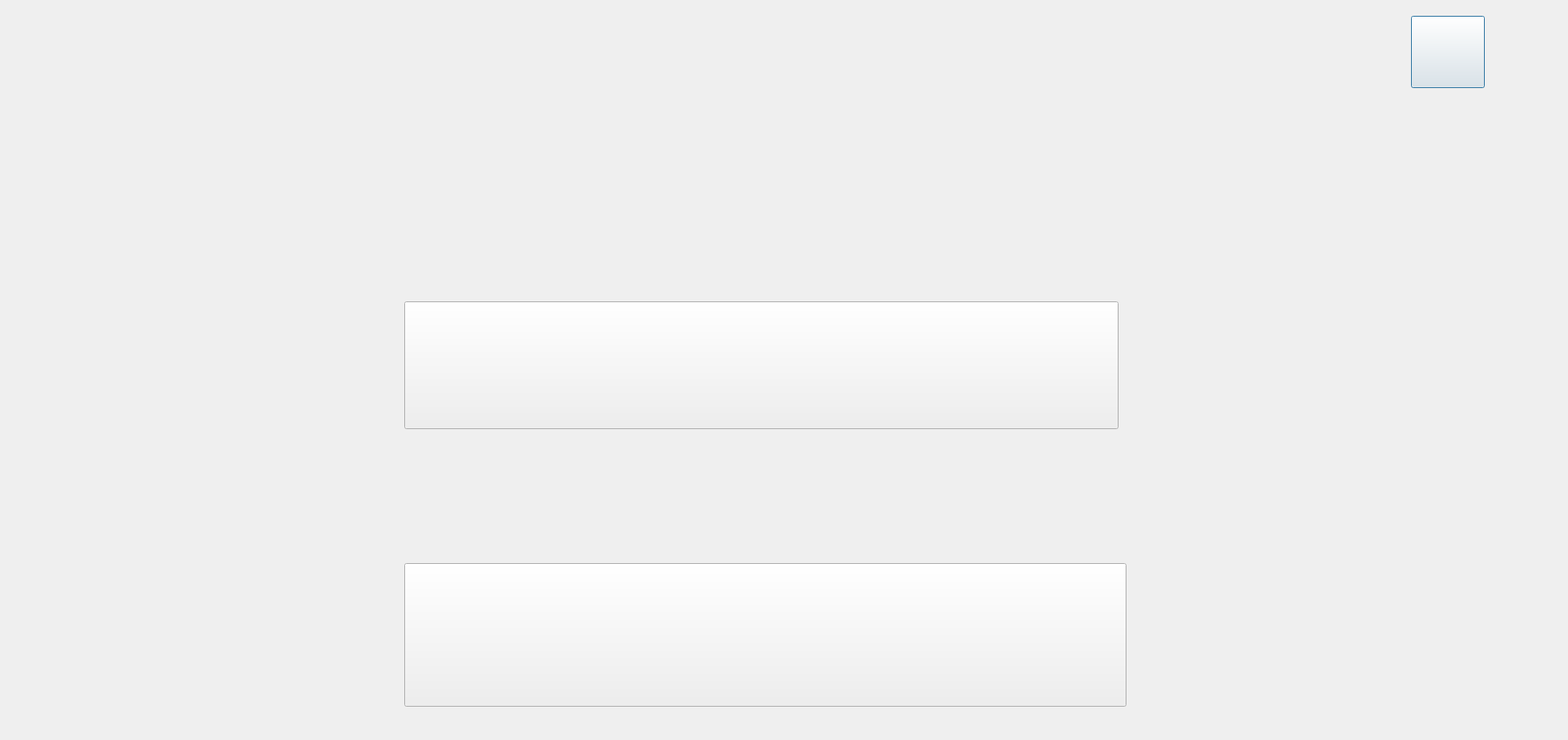
<?xml version="1.0" encoding="UTF-8"?>
<ui version="4.0">
 <class>SearchingScene</class>
 <widget class="QDialog" name="SearchingScene">
  <property name="geometry">
   <rect>
    <x>0</x>
    <y>0</y>
    <width>1978</width>
    <height>933</height>
   </rect>
  </property>
  <property name="windowTitle">
   <string>Dialog</string>
  </property>
  <widget class="QLabel" name="label_image3">
   <property name="geometry">
    <rect>
     <x>0</x>
     <y>0</y>
     <width>1921</width>
     <height>1071</height>
    </rect>
   </property>
   <property name="text">
    <string/>
   </property>
   <property name="pixmap">
    <pixmap>../build-Final_Project-Desktop_Qt_5_12_12_MinGW_64_bit-Debug/SearchQuestion.PNG</pixmap>
   </property>
  </widget>
  <widget class="QPushButton" name="pushButton_close">
   <property name="geometry">
    <rect>
     <x>1780</x>
     <y>20</y>
     <width>93</width>
     <height>91</height>
    </rect>
   </property>
   <property name="text">
    <string/>
   </property>
  </widget>
  <widget class="QPushButton" name="pushButton_searchName">
   <property name="geometry">
    <rect>
     <x>510</x>
     <y>380</y>
     <width>901</width>
     <height>161</height>
    </rect>
   </property>
   <property name="text">
    <string/>
   </property>
  </widget>
  <widget class="QPushButton" name="pushButton_num">
   <property name="geometry">
    <rect>
     <x>510</x>
     <y>710</y>
     <width>911</width>
     <height>181</height>
    </rect>
   </property>
   <property name="text">
    <string/>
   </property>
  </widget>
 </widget>
 <resources/>
 <connections/>
</ui>
